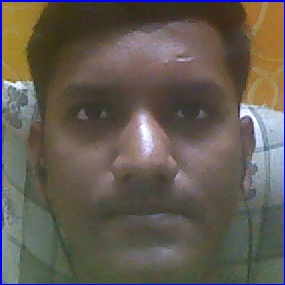
#> input picture Smart Attendance System/dataset/User.1.1.jpg, 285 x 285 px, found by its file name; its folder holds 4 pictures in this run
$ python training.py
#> lines starting #> are read from the running program, lines starting #| are printed output that depends on the picture
import cv2, os
import numpy as np
from PIL import Image
# Create Local Binary Patterns Histograms for face recognization
recognizer = cv2.face.LBPHFaceRecognizer_create()
detector = cv2.CascadeClassifier("haarcascade_frontalface_default.xml");
def getImagesAndLabels(path):
#> called with path = 'dataset'
    imagePaths = [os.path.join(path,f) for f in os.listdir(path)]
    faceSamples=[]
    ids = []
    for imagePath in imagePaths:
        PIL_img = Image.open(imagePath).convert('L')
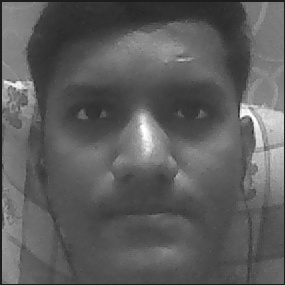
#> PIL_img: PIL image 285x285 L; min 24, max 255, mean 92.8
        img_numpy = np.array(PIL_img,'uint8')
        # Get the image id
        id = int(os.path.split(imagePath)[-1].split(".")[1])
        faces = detector.detectMultiScale(img_numpy)
#> faces = [[18, 17, 249, 249]]
        for (x,y,w,h) in faces:
            # Add the image to face samples
            faceSamples.append(img_numpy[y:y+h,x:x+w])
            # Add the ID to IDs
            ids.append(id)
#> this loop made 1 pass
#> after the loop, faceSamples = 1 item; ids = [1]
#> pass 2 of the loop in getImagesAndLabels, `for imagePath in imagePaths:`:
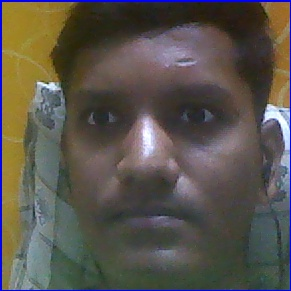
#> input picture Smart Attendance System/dataset/User.1.10.jpg, 291 x 291 px, found by its file name
#> in getImagesAndLabels, `PIL_img = Image.open(imagePath).convert('L')`:
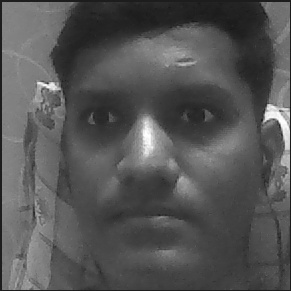
#> PIL_img: PIL image 291x291 L; min 21, max 255, mean 85.2
#> faces = [[21, 20, 252, 252]]
#> the loop in getImagesAndLabels, `for (x,y,w,h) in faces:` made 1 pass
#> after the loop in getImagesAndLabels, `for (x,y,w,h) in faces:`: faceSamples = 2 items; ids = [1, 1]
#> pass 3 of the loop in getImagesAndLabels, `for imagePath in imagePaths:`:
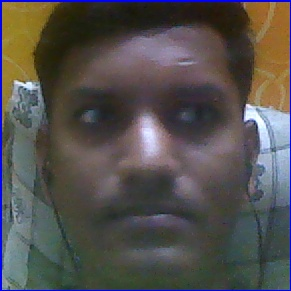
#> input picture Smart Attendance System/dataset/User.1.13.jpg, 291 x 291 px, found by its file name
#> in getImagesAndLabels, `PIL_img = Image.open(imagePath).convert('L')`:
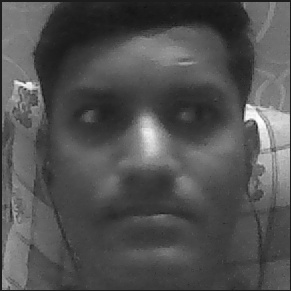
#> PIL_img: PIL image 291x291 L; min 18, max 254, mean 81.5
#> faces = [[20, 19, 254, 254]]
#> the loop in getImagesAndLabels, `for (x,y,w,h) in faces:` made 1 pass
#> after the loop in getImagesAndLabels, `for (x,y,w,h) in faces:`: faceSamples = 3 items; ids = [1, 1, 1]
#> the loop made 4 passes; the first 3 are shown
    # Pass the face array and IDs array
    return faceSamples,ids
faces,ids = getImagesAndLabels('dataset')
recognizer.train(faces, np.array(ids))
recognizer.save('trainer/trainer.yml')
